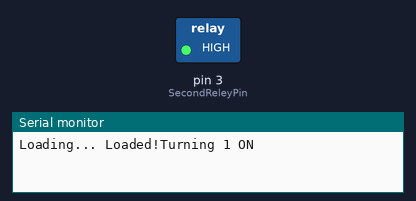
Recording of a sketch running on a simulated Arduino Uno, built with avr-gcc and run on an emulated ATmega328P. On the bench: switched loads named in the sketch (green lamp = pin HIGH), the last lines printed to the serial monitor. Pins used as bus, display or sensor lines are not drawn.

Above: at 5.0 s.
At 8.0 s:
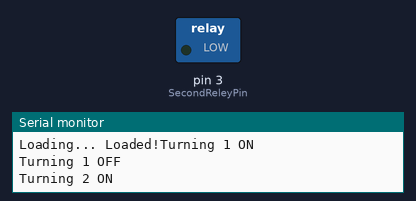
Timing chart, 0 to 13.4 s (numbered marks = the images above):
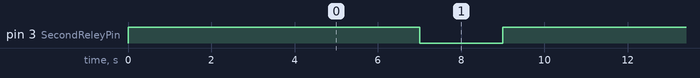

The sketch:

ReleyTest.ino
```cpp
// testing 2 releys
// each reley is connected to 5V source and 1 digital pin to control it
// reley is off if voltage is provided to the gate


int FirstReleyPin = 2;
int SecondReleyPin = 3;

void setup() {

  // init pins
  pinMode(FirstReleyPin, OUTPUT);
  pinMode(SecondReleyPin, OUTPUT);

  // set both releys to off by default
  digitalWrite(FirstReleyPin, HIGH);
  digitalWrite(SecondReleyPin, HIGH);

  // start serial port at 9600 bps for debugging
  Serial.begin(9600);

  // fake loading
  Serial.print("Loading... ");
  delay(3000);
  Serial.print("Loaded!");
}

void loop() {

  // Turn on reley 1 for 2 seconds
  Serial.println("Turning 1 ON");
  digitalWrite(FirstReleyPin, LOW);
  delay(2000);

  // Turn off reley 1
   Serial.println("Turning 1 OFF");
  digitalWrite(FirstReleyPin, HIGH);

  // wait for 2 seconds
  delay(2000);

  // Turn on reley 2 for 2 seconds
  Serial.println("Turning 2 ON");
  digitalWrite(SecondReleyPin, LOW);
  delay(2000);

  // Turn off reley 2
  Serial.println("Turning 2 OFF");
  digitalWrite(SecondReleyPin, HIGH);

  // wait for 2 seconds
  delay(2000);
}
```

Measured:
- by itself, pin 3 (SecondReleyPin): alternates HIGH for 6.0 s and LOW for 2.0 s
